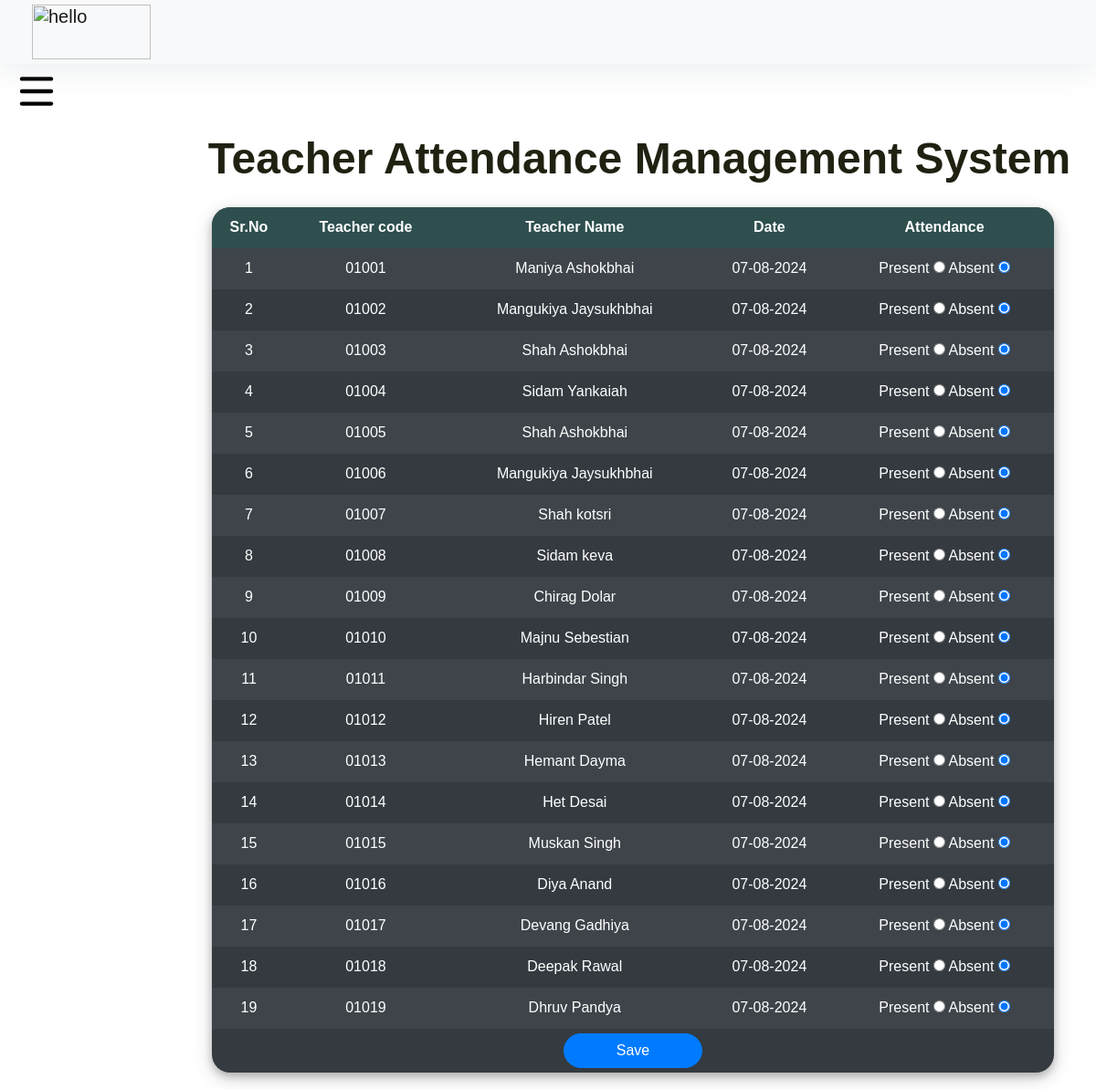
Page /dept_admin/Teacher-attendance.php (signed in) on the committed database.
### tables this page shows
CREATE TABLE IF NOT EXISTS `teacher_info` (
  `id` int NOT NULL AUTO_INCREMENT,
  `teacher_code` varchar(10) NOT NULL,
  `user_id` varchar(45) NOT NULL,
  `password` varchar(45) NOT NULL,
  `first_name` varchar(30) DEFAULT NULL,
  `middle_name` varchar(30) DEFAULT NULL,
  `last_name` varchar(30) DEFAULT NULL,
  `email` varchar(30) NOT NULL,
  `phone_no` varchar(11) DEFAULT NULL,
  `dept_id` varchar(10) NOT NULL,
  `profile_image` varchar(100) DEFAULT NULL,
  `teacher_status` varchar(10) DEFAULT NULL,
  `aadhar_no` varchar(15) DEFAULT NULL,
  `dob` varchar(15) DEFAULT NULL,
  `other_phone` int DEFAULT NULL,
  `gender` varchar(10) DEFAULT NULL,
  `permanent_address` varchar(100) DEFAULT NULL,
  `current_address` varchar(100) DEFAULT NULL,
  `place_of_birth` varchar(50) DEFAULT NULL,
  `hire_date` varchar(100) DEFAULT NULL,
  `teaching_subject` varchar(255) DEFAULT NULL,
  `teaching_level` varchar(255) DEFAULT NULL,
  `education_level` varchar(255) DEFAULT NULL,
  `certification` varchar(255) DEFAULT NULL,
  `experience` int DEFAULT NULL,
  `contract_start_date` date DEFAULT NULL,
  `contract_end_date` date DEFAULT NULL,
  `salary` decimal(10,2) DEFAULT NULL,
  `emergency_contact_name` varchar(100) DEFAULT NULL,
  `emergency_contact_phone` varchar(20) DEFAULT NULL,
  `emergency_contact_relationship` varchar(100) DEFAULT NULL,
  `teaching_schedule` varchar(255) DEFAULT NULL,
  `classroom_resources` varchar(255) DEFAULT NULL,
  `notes` varchar(255) DEFAULT NULL,
  PRIMARY KEY (`id`)
);

### dept_admin/teacher-attendance.php (the view, shortened to what this page needs)
<?php include('../common/header.php') ?>
<?php
require_once "../connection/connection.php";
 if (!isset($_SESSION["Logininfo"])) {
		echo '<script type="text/javascript">window.location.href = "index.php";</script>';
	} else {
	$userid = $_SESSION['Logininfo']['user_id'];
	$password = $_SESSION['Logininfo']['password'];
	$query = "SELECT *
		FROM department AS d
		INNER JOIN admin_info AS a
		ON a.dept_id = d.dept_id
		WHERE a.user_id = '$userid'
		AND a.password = '$password'";
	$result = mysqli_query($con, $query);
	$row = mysqli_fetch_array($result);
	$admin_dept_id = $row['dept_id'];
}
?>
<!doctype html>
<html lang="en">
<head>
	<link rel="stylesheet" type="text/css" href="../bootstrap/css/bootstrap.min.css">
	<link rel="stylesheet" type="text/css" href="../css/footer.css">
	<link rel="stylesheet" type="text/css" href="../css/header.css">
	<link rel="stylesheet" type="text/css" href="../css/style.css">
	<link rel="stylesheet" href="https://stackpath.bootstrapcdn.com/font-awesome/4.7.0/css/font-awesome.min.css">
</head>
<body>
	<main role="main" class="col-xl-10 col-lg-12 col-md-12 ml-sm-auto px-md-4 mb-2 w-100">
		<div class="sub-main">
			<div class="p-0 mt-4 rounded text-center">
				<h1>Teacher Attendance Management System </h1>
			</div>
			<div class="row w-100">
				<div class="col-md-12 ml-2">
					<section class="mt-3">
						<table style="margin-bottom: 10px;" class="w-100 table-dark container table-striped table-hover table-elements table-one-tr" cellpadding="5">
							<thead class="thead-dark">
								<tr class="table-tr-head text-white table-three">
									<th style="border-radius: 20px 0 0 0;">Sr.No</th>
									<th>Teacher code</th>
									<th>Teacher Name</th>
									<th>Date</th>
									<th style="border-radius: 0 20px 0 0;">Attendance</th>
								</tr>
							</thead>
							<?php
								$i = 0;
								$date = date('d-m-Y');
								$que = "SELECT t.first_name,t.last_name,t.teacher_code FROM teacher_info AS t WHERE t.dept_id = '$admin_dept_id'
								AND NOT EXISTs(
									SELECT * FROM `teacher_attendance`
									WHERE `teacher_code`=t.teacher_code
									AND `dept_id` = '$admin_dept_id'
									AND `attendance_date` = '$date')";
								$run = mysqli_query($con, $que);
								if(mysqli_num_rows($run) > 0)
								{
									while ($row = mysqli_fetch_array($run))
									{
							?>
										<form action="Teacher-attendance.php" method="post">
											<tr>
												<td><?php echo ($i+1); $i++; ?></td>
												<td><?php echo $row['teacher_code'] ?></td>
												<td><?php echo $row["first_name"] . " " . $row["last_name"] ?></td>
												<td><?php echo $date ?></td>
												<td>
													Present <input type="radio" style="caret-color: #1f5b6e;" name="attendance[<?php echo $i; ?>]" value="1">
													Absent <input type="radio" style="caret-color: #1f5b6e;" name="attendance[<?php echo $i; ?>]" value="0" checked>
												</td>
											</tr>
										<?php
									}
							?>
								<tr><td colspan="5"><input type="submit" class="btn btn-primary col-md-2 col-md-offset-10" value="Save" name="att-btn" /></td></tr>
									</form>
							<?php
								}
								else
								{
									echo "<tr><td colspan='5'>Attendance filled</td></tr>";
								}
							?>
						</table>
					</section>
				</div>
			</div>
		</div>
	</main>
</body>
</html>

### Css/header.css (style rules this page uses)
body { font-family: "Poppins", sans-serif; font-size: 16px; line-height: 24px; font-weight: 400; color: #212112; background-position: center; background-repeat: repeat; background-size: 7%; background-color: #fff; overflow-x: hidden; transition: all 200ms linear; }
body, header { margin: 0; padding: 0; border: 0; margin-top: 60px; font-size: 100%; font: inherit; vertical-align: baseline; }
*, *:before, *:after { -moz-box-sizing: border-box; -webkit-box-sizing: border-box; box-sizing: border-box; }
@media screen and (max-width: 1680px) { body, input, select, textarea { font-size: 13pt; } }
@media screen and (max-width: 1280px) { body, input, select, textarea { font-size: 12pt; } }
h1 { font-size: 48px; line-height: 1.2; font-weight: 700; color: #212112; text-align: center; }

### Css/style.css (style rules this page uses)
main.col-xl-10.col-lg-12.col-md-12.ml-sm-auto.px-md-4.mb-2.w-100 { padding-top: 1; }

### dept_admin/teacher-attendance.php (style rules this page uses)
td { height: 45px; text-align: center; }
thead tr th { height: 45px; background-color: darkslategrey; color: white; text-align: center; }
input.btn { border-radius: 30px; }
table { border-radius: 20px; box-shadow: 0 4px 8px 0 rgba(0, 0, 0, 0.2), 0 6px 20px 0 rgba(0, 0, 0, 0.19); }

### rows in the picture
teacher_info: teacher_code "01001", first_name "Maniya", last_name "Ashokbhai"
teacher_info: teacher_code "01002", first_name "Mangukiya", last_name "Jaysukhbhai"
teacher_info: teacher_code "01003", first_name "Shah", last_name "Ashokbhai"
teacher_info: teacher_code "01004", first_name "Sidam", last_name "Yankaiah"
teacher_info: teacher_code "01005", first_name "Shah", last_name "Ashokbhai"
teacher_info: teacher_code "01006", first_name "Mangukiya", last_name "Jaysukhbhai"
teacher_info: teacher_code "01007", first_name "Shah", last_name "kotsri"
teacher_info: teacher_code "01008", first_name "Sidam", last_name "keva"
teacher_info: teacher_code "01009", first_name "Chirag", last_name "Dolar"
teacher_info: teacher_code "01010", first_name "Majnu", last_name "Sebestian"
teacher_info: teacher_code "01011", first_name "Harbindar", last_name "Singh"
teacher_info: teacher_code "01012", first_name "Hiren", last_name "Patel"
teacher_info: teacher_code "01013", first_name "Hemant", last_name "Dayma"
teacher_info: teacher_code "01014", first_name "Het", last_name "Desai"
teacher_info: teacher_code "01015", first_name "Muskan", last_name "Singh"
teacher_info: teacher_code "01016", first_name "Diya", last_name "Anand"
teacher_info: teacher_code "01017", first_name "Devang", last_name "Gadhiya"
teacher_info: teacher_code "01018", first_name "Deepak", last_name "Rawal"
teacher_info: teacher_code "01019", first_name "Dhruv", last_name "Pandya"
